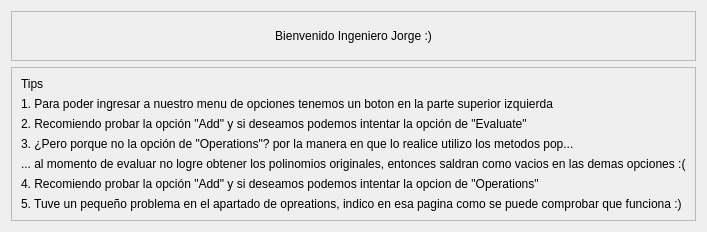
         <widget class="QWidget" name="page">
          <layout class="QVBoxLayout" name="verticalLayout_22">
           <item>
            <widget class="QFrame" name="frame_12">
             <property name="minimumSize">
              <size>
               <width>0</width>
               <height>50</height>
              </size>
             </property>
             <property name="maximumSize">
              <size>
               <width>16777215</width>
               <height>50</height>
              </size>
             </property>
             <property name="frameShape">
              <enum>QFrame::StyledPanel</enum>
             </property>
             <property name="frameShadow">
              <enum>QFrame::Raised</enum>
             </property>
             <layout class="QVBoxLayout" name="verticalLayout_23">
              <item>
               <widget class="QLabel" name="label_25">
                <property name="maximumSize">
                 <size>
                  <width>16777215</width>
                  <height>50</height>
                 </size>
                </property>
                <property name="styleSheet">
                 <string notr="true">font: 75 9pt &quot;Open Sans Semibold&quot;</string>
                </property>
                <property name="text">
                 <string>Bienvenido Ingeniero Jorge :)</string>
                </property>
                <property name="alignment">
                 <set>Qt::AlignCenter</set>
                </property>
               </widget>
              </item>
             </layout>
            </widget>
           </item>
           <item>
            <widget class="QFrame" name="frame_21">
             <property name="frameShape">
              <enum>QFrame::StyledPanel</enum>
             </property>
             <property name="frameShadow">
              <enum>QFrame::Raised</enum>
             </property>
             <layout class="QVBoxLayout" name="verticalLayout_24">
              <item>
               <widget class="QLabel" name="label">
                <property name="styleSheet">
                 <string notr="true">font: 75 9pt &quot;Open Sans Semibold&quot;</string>
                </property>
                <property name="text">
                 <string>Tips</string>
                </property>
                <property name="alignment">
                 <set>Qt::AlignLeading|Qt::AlignLeft|Qt::AlignVCenter</set>
                </property>
               </widget>
              </item>
              <item>
               <widget class="QLabel" name="label_26">
                <property name="styleSheet">
                 <string notr="true">font: 75 7pt &quot;Open Sans Semibold&quot;</string>
                </property>
                <property name="text">
                 <string>1. Para poder ingresar a nuestro menu de opciones tenemos un boton en la parte superior izquierda </string>
                </property>
               </widget>
              </item>
              <item>
               <widget class="QLabel" name="label_27">
                <property name="styleSheet">
                 <string notr="true">font: 75 7pt &quot;Open Sans Semibold&quot;</string>
                </property>
                <property name="text">
                 <string>2. Recomiendo probar la opción &quot;Add&quot; y si deseamos podemos intentar la opción de &quot;Evaluate&quot;</string>
                </property>
               </widget>
              </item>
              <item>
               <widget class="QLabel" name="label_28">
                <property name="styleSheet">
                 <string notr="true">font: 75 7pt &quot;Open Sans Semibold&quot;</string>
                </property>
                <property name="text">
                 <string>3. ¿Pero porque no la opción de &quot;Operations&quot;? por la manera en que lo realice utilizo los metodos pop...</string>
                </property>
               </widget>
              </item>
              <item>
               <widget class="QLabel" name="label_29">
                <property name="styleSheet">
                 <string notr="true">font: 75 7pt &quot;Open Sans Semibold&quot;</string>
                </property>
                <property name="text">
                 <string>... al momento de evaluar no logre obtener los polinomios originales, entonces saldran como vacios en las demas opciones :(</string>
                </property>
               </widget>
              </item>
              <item>
               <widget class="QLabel" name="label_30">
                <property name="styleSheet">
                 <string notr="true">font: 75 7pt &quot;Open Sans Semibold&quot;</string>
                </property>
                <property name="text">
                 <string>4. Recomiendo probar la opción &quot;Add&quot; y si deseamos podemos intentar la opcion de &quot;Operations&quot;</string>
                </property>
               </widget>
              </item>
              <item>
               <widget class="QLabel" name="label_31">
                <property name="styleSheet">
                 <string notr="true">font: 75 7pt &quot;Open Sans Semibold&quot;</string>
                </property>
                <property name="text">
                 <string>5. Tuve un pequeño problema en el apartado de opreations, indico en esa pagina como se puede comprobar que funciona :)</string>
                </property>
               </widget>
              </item>
             </layout>
            </widget>
           </item>
          </layout>
         </widget>
